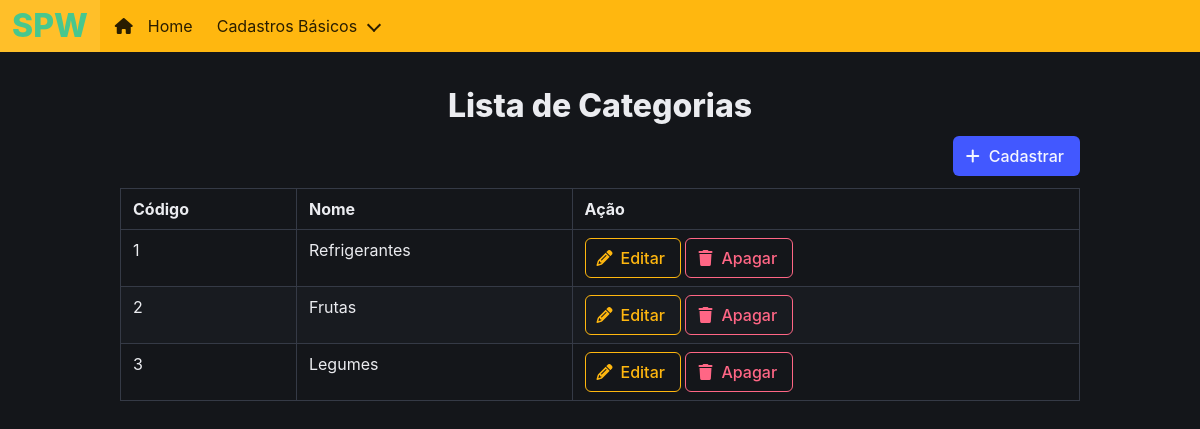
The app's page /interno/categoria, older data.
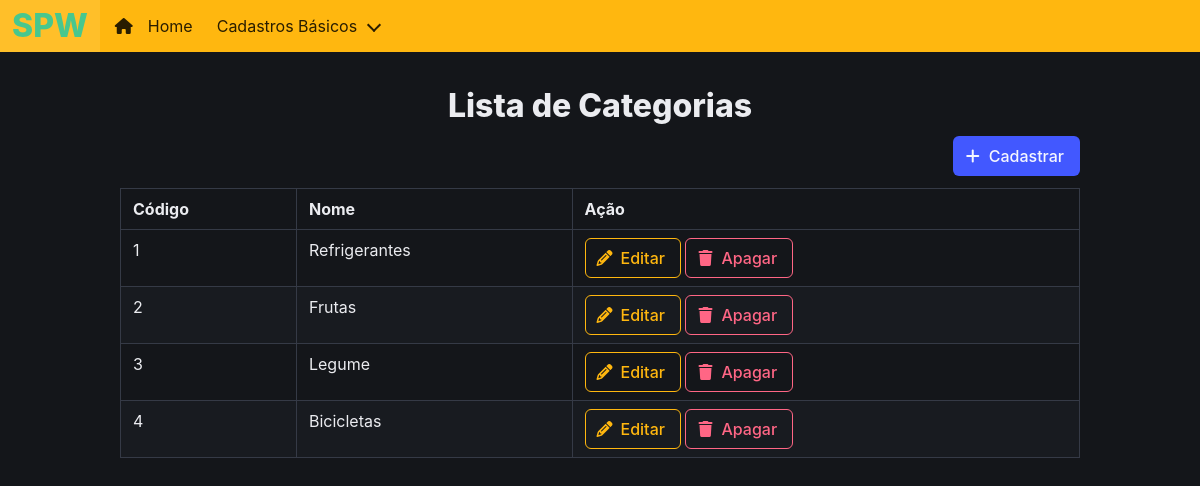
The same page, newer data.
### interno/models.py (models this page shows)
class Categoria(models.Model):
    nome = models.CharField(max_length=100, unique=True)

### interno/views.py (the view)
# urls.py: path("/categoria", views.categoria_index, name="categorias"),
def categoria_index(request):
    categorias = models.Categoria.objects.all()
    contexto = {
        "categorias": categorias
    }
    return render(
        request,
        "categorias/index.html",
        context=contexto,
    )

### interno/templates/categorias/index.html
{% extends 'base.html' %}
{% block body %}
<div class="columns is-centered">
    <h1 class="title">Lista de Categorias</h1>
</div>
    <a
        class="button is-link is-pulled-right mb-3"
        href="/interno/categoria/cadastrar">
        <span class="icon">
            <i class="fa-solid fa-plus"></i>
        </span>
        <span>Cadastrar</span>
    </a>
    <table class="table is-striped is-fullwidth is-bordered is-hoverable">
        <thead>
            <tr>
                <th>Código</th>
                <th>Nome</th>
                <th>Ação</th>
            </tr>
        </thead>
        <tbody>
            {% for categoria in categorias %}
            <tr>
                <td>{{categoria.pk}}</td>
                <td>{{categoria.nome}}</td>
                <td>
                    <a
                        class="button is-warning is-outlined"
                        href="/interno/categoria/editar/{{categoria.pk}}">
                        <span class="icon">
                            <i class="fa-solid fa-pencil"></i>
                        </span>
                        <span>
                            Editar
                        </span>
                    </a>
                    <a
                        class="button is-danger is-outlined"
                        href="/interno/categoria/apagar/{{categoria.pk}}">
                        <span class="icon"><i class="fa-solid fa-trash"></i></span>
                        <span>Apagar</span>
                    </a>
                </td>
            </tr>
            {% endfor %}
        </tbody>
    </table>
{% endblock %}

Row changes from the older to the newer data that the page shows:
changed Categoria id 3: nome "Legumes" → "Legume"
added Categoria: pk "4", nome "Bicicletas"
